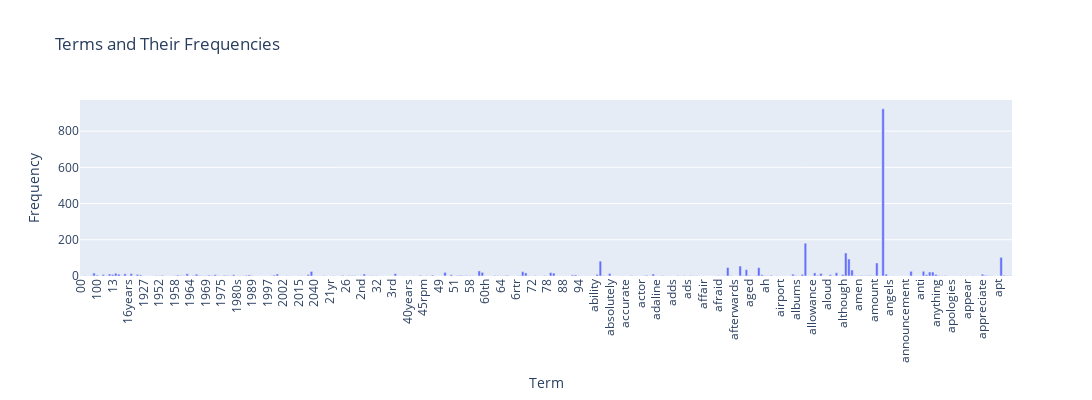

Notebook code for this chart:
### Markdown cell above
### **>>> Exercise 12 (take home):**

### Code cell
import plotly.express as px

df2 = pd.DataFrame({
    'Term': count_vect.get_feature_names_out()[:300],
    'Frequency': term_frequencies[:300]
})

fig = px.bar(df2, x='Term', y='Frequency', title='Terms and Their Frequencies')

fig.update_layout(xaxis_tickangle=-90, height=400, width=1500)

fig.show()

### Figure 1 — Plotly figure (JSON) as saved in the notebook; plotly's stock layout.template omitted (floating-point values rounded to 4 significant figures; data arrays with more than 128 entries replaced by an {"elided": "..."} marker saying what was removed)
{"data": [{"alignmentgroup": "True", "hovertemplate": "Term=%{x}<br>Frequency=%{y}<extra></extra>", "legendgroup": "", "marker": {"color": "#636efa", "pattern": {"shape": ""}}, "name": "", "offsetgroup": "", "orientation": "v", "showlegend": false, "textposition": "auto", "type": "bar", "x": {"elided": "300 str values"}, "xaxis": "x", "y": {"elided": "300 int values"}, "yaxis": "y"}], "layout": {"barmode": "relative", "height": 400, "legend": {"tracegroupgap": 0}, "title": {"text": "Terms and Their Frequencies"}, "width": 1500, "xaxis": {"anchor": "y", "domain": [0, 1], "tickangle": -90, "title": {"text": "Term"}}, "yaxis": {"anchor": "x", "domain": [0, 1], "title": {"text": "Frequency"}}}}
